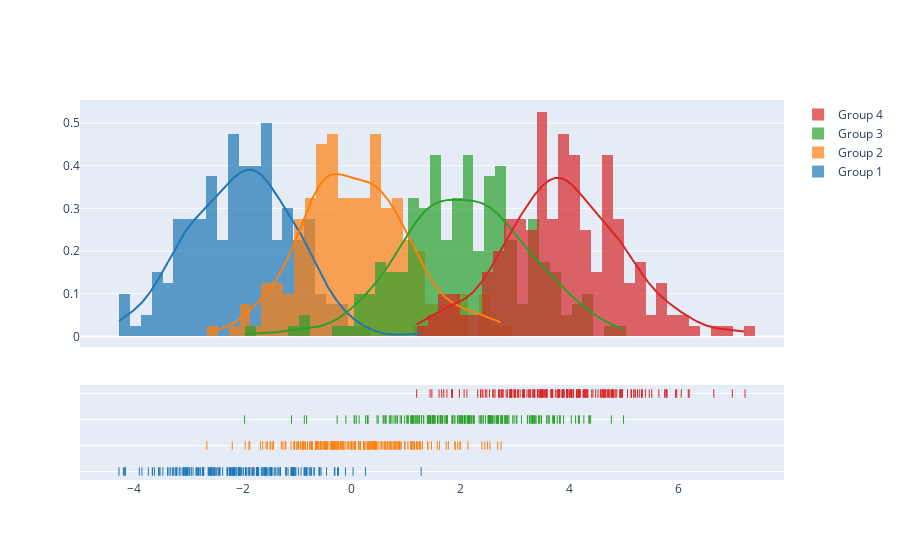

Notebook source saved alongside this figure:
### Code cell
import plotly.figure_factory as ff

# Add histogram data
x1 = np.random.randn(200) - 2
x2 = np.random.randn(200)
x3 = np.random.randn(200) + 2
x4 = np.random.randn(200) + 4

# Group data together
hist_data = [x1, x2, x3, x4]

group_labels = ['Group 1', 'Group 2', 'Group 3', 'Group 4']

# Create distplot with custom bin_size
fig = ff.create_distplot(hist_data, group_labels, bin_size=.2)
fig.show()

### Figure 1 — Plotly figure (JSON) as saved in the notebook; plotly's stock layout.template omitted (floating-point values rounded to 4 significant figures; data arrays with more than 128 entries replaced by an {"elided": "..."} marker saying what was removed)
{"data": [{"autobinx": false, "histnorm": "probability density", "legendgroup": "Group 1", "marker": {"color": "rgb(31, 119, 180)"}, "name": "Group 1", "opacity": 0.7, "type": "histogram", "x": {"elided": "200 float values"}, "xaxis": "x", "xbins": {"end": 1.277, "size": 0.2, "start": -4.27}, "yaxis": "y"}, {"autobinx": false, "histnorm": "probability density", "legendgroup": "Group 2", "marker": {"color": "rgb(255, 127, 14)"}, "name": "Group 2", "opacity": 0.7, "type": "histogram", "x": {"elided": "200 float values"}, "xaxis": "x", "xbins": {"end": 2.744, "size": 0.2, "start": -2.657}, "yaxis": "y"}, {"autobinx": false, "histnorm": "probability density", "legendgroup": "Group 3", "marker": {"color": "rgb(44, 160, 44)"}, "name": "Group 3", "opacity": 0.7, "type": "histogram", "x": {"elided": "200 float values"}, "xaxis": "x", "xbins": {"end": 4.99, "size": 0.2, "start": -1.964}, "yaxis": "y"}, {"autobinx": false, "histnorm": "probability density", "legendgroup": "Group 4", "marker": {"color": "rgb(214, 39, 40)"}, "name": "Group 4", "opacity": 0.7, "type": "histogram", "x": {"elided": "200 float values"}, "xaxis": "x", "xbins": {"end": 7.22, "size": 0.2, "start": 1.193}, "yaxis": "y"}, {"legendgroup": "Group 1", "marker": {"color": "rgb(31, 119, 180)"}, "mode": "lines", "name": "Group 1", "showlegend": false, "type": "scatter", "x": {"elided": "500 float values"}, "xaxis": "x", "y": {"elided": "500 float values"}, "yaxis": "y"}, {"legendgroup": "Group 2", "marker": {"color": "rgb(255, 127, 14)"}, "mode": "lines", "name": "Group 2", "showlegend": false, "type": "scatter", "x": {"elided": "500 float values"}, "xaxis": "x", "y": {"elided": "500 float values"}, "yaxis": "y"}, {"legendgroup": "Group 3", "marker": {"color": "rgb(44, 160, 44)"}, "mode": "lines", "name": "Group 3", "showlegend": false, "type": "scatter", "x": {"elided": "500 float values"}, "xaxis": "x", "y": {"elided": "500 float values"}, "yaxis": "y"}, {"legendgroup": "Group 4", "marker": {"color": "rgb(214, 39, 40)"}, "mode": "lines", "name": "Group 4", "showlegend": false, "type": "scatter", "x": {"elided": "500 float values"}, "xaxis": "x", "y": {"elided": "500 float values"}, "yaxis": "y"}, {"legendgroup": "Group 1", "marker": {"color": "rgb(31, 119, 180)", "symbol": "line-ns-open"}, "mode": "markers", "name": "Group 1", "showlegend": false, "type": "scatter", "x": {"elided": "200 float values"}, "xaxis": "x", "y": {"elided": "200 str values"}, "yaxis": "y2"}, {"legendgroup": "Group 2", "marker": {"color": "rgb(255, 127, 14)", "symbol": "line-ns-open"}, "mode": "markers", "name": "Group 2", "showlegend": false, "type": "scatter", "x": {"elided": "200 float values"}, "xaxis": "x", "y": {"elided": "200 str values"}, "yaxis": "y2"}, {"legendgroup": "Group 3", "marker": {"color": "rgb(44, 160, 44)", "symbol": "line-ns-open"}, "mode": "markers", "name": "Group 3", "showlegend": false, "type": "scatter", "x": {"elided": "200 float values"}, "xaxis": "x", "y": {"elided": "200 str values"}, "yaxis": "y2"}, {"legendgroup": "Group 4", "marker": {"color": "rgb(214, 39, 40)", "symbol": "line-ns-open"}, "mode": "markers", "name": "Group 4", "showlegend": false, "type": "scatter", "x": {"elided": "200 float values"}, "xaxis": "x", "y": {"elided": "200 str values"}, "yaxis": "y2"}], "layout": {"barmode": "overlay", "hovermode": "closest", "legend": {"traceorder": "reversed"}, "xaxis": {"anchor": "y2", "domain": [0.0, 1.0], "zeroline": false}, "yaxis": {"anchor": "free", "domain": [0.35, 1], "position": 0.0}, "yaxis2": {"anchor": "x", "domain": [0, 0.25], "dtick": 1, "showticklabels": false}}}
